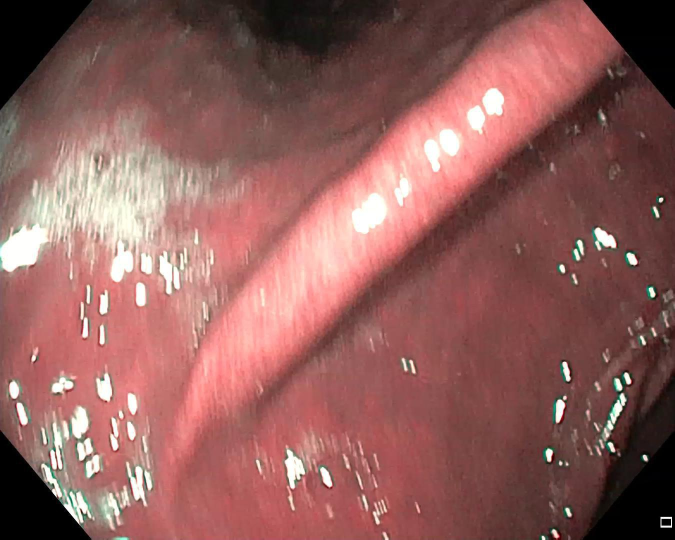
#> input picture subDM/subNormDM/00063_batch2.jpg, 1349 x 1079 px, found by its file name (shown at 1/2 size)
$ python primera.py   (older library calls are emulated)
#> lines starting #> are read from the running program, lines starting #| are printed output that depends on the picture; after the words box and inside, x2 and y2 are one past the last pixel; in counts of white or black regions, pixels touching at a corner belong together
#> further down, img is the input picture: shape (1079, 1349, 3); mean B, G, R 92, 95.7, 145.1
### CutDM/rOI.py
# -*- coding: utf-8 -*-
"""
Created on Wed Jul 31 10:22:47 2019

@author: Nataly
"""
import cv2
import numpy as np
def ROI(ima):


    imA=cv2.cvtColor(ima,cv2.COLOR_RGB2XYZ)
#> imA: shape (1079, 1349, 3); mean of channels 0, 1, 2 98.3, 98.5, 149.8
    I,I,II=cv2.split(imA)
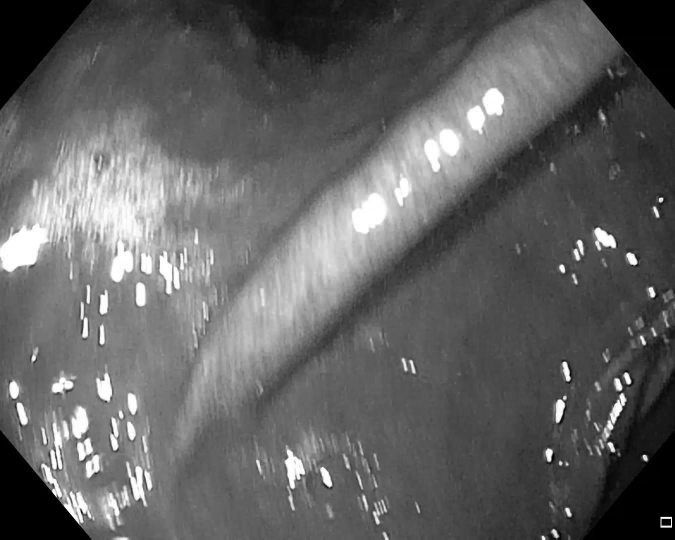
#> I: shape (1079, 1349) (shown at 1/2 size); min 0, max 255, mean 98.5
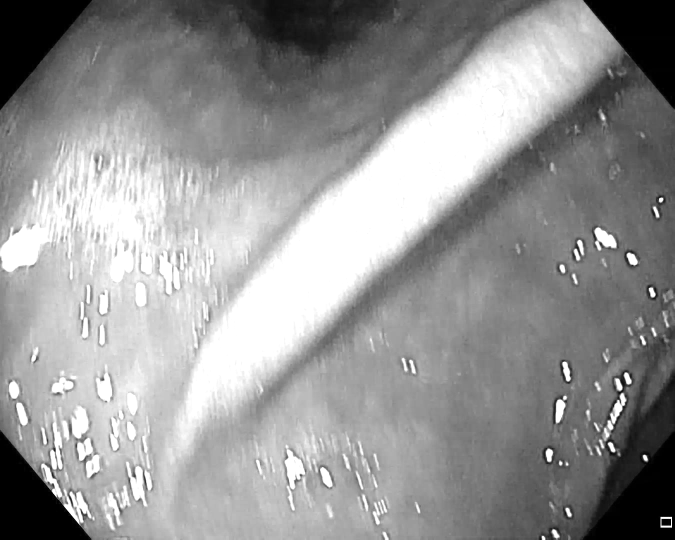
#> II: shape (1079, 1349) (shown at 1/2 size); min 0, max 255, mean 149.8

    ta=II.shape
    ta=list(ta)
    #plt.imshow(II, cmap=plt.cm.gray)
    #plt.show()
    MIN=int(np.min(II))
#> MIN = 0
    MAX=int(np.max(II))
#> MAX = 255

    hist = cv2.calcHist([II],[0],None,[MAX+1],[MIN,MAX])
#> hist = 256 values, max 69702 at index 0, min 0 at index 255, mean 5090.6
    hist = cv2.calcHist([II],[0],None,[256],[0,255])
    #plt.plot(hist)
    #plt.show()

    div=6
    #div=6
    nuevohist=hist.tolist()
#> nuevohist = 256 items, first 6: [69702], [4828], [1352], [551], [643], [473]
    l=int(len(nuevohist)/div)
#> l = 42
    i=1
    a=0
    suma=np.zeros((div))
    valm=0
    hasta=0
    for y in range(1,div+1):
        suma[a]=int(sum(np.asarray(nuevohist[i:int(l)*y])))
        if suma[a]>valm:
            valm=suma[a]
            hasta=y
        i=int(l)*y+1
        a=a+1
#> this loop made 6 passes
#> i on passes 1 to 6: 43, 85, 127, 169, 211, 253
#> after the loop, a = 6; hasta = 3; suma = [46793, 86608, 339860, 300945, 257386, 164643]; valm = 339860
    #print(l)
    #print(hasta)

    porcen=0.3
    ##G
    ##z2

    #porcen=0.2
    #"""
    a=hist[:int((l*hasta)*porcen)]
#> a = 37 values, max 69702 at index 0, min 180 at index 12, mean 2964.6
    a=a.tolist()
#> a = 37 items, first 6: [69702], [4828], [1352], [551], [643], [473]
    hist=hist.tolist()
#> hist has the same summary as nuevohist
    u=np.max(a)
#> u = 69702
    umbral1 = hist.index(u)
#> umbral1 = 0
    a=a[umbral1:]

    uu=np.min(a)
#> uu = 180
    histb=hist[umbral1:]
#> histb has the same summary as nuevohist

    umbral=histb.index(uu)
#> umbral = 12
    #print(umbral)
    umbral=umbral+len(hist[:umbral1])
    #"""
    #umbral=int((l*hasta)*porcen)
    binary=II.copy()
    print(umbral)
#| 12
    for f in range(ta[0]):
        for c in range (ta[1]):
            if II[f,c]<=umbral:
                binary[f,c]=0
            else:
                binary[f,c]=1
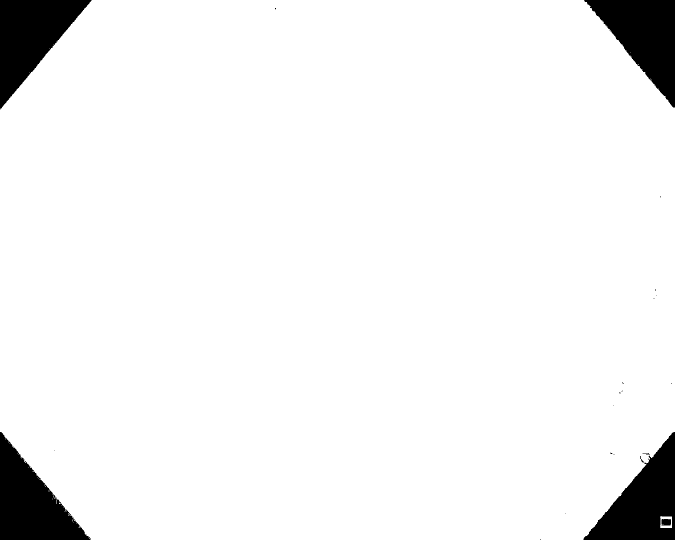
#> binary: shape (1079, 1349) (shown at 1/2 size); values 0 (black) and 1 (white), 94.6% white; 26 black regions (20 under 20 px), largest, box (x1, y1, x2, y2) and area: (0, 0, 184, 219) 20170, (0, 864, 182, 1079) 19749, (1168, 0, 1349, 215) 19603, (1167, 864, 1349, 1079) 19407, (1323, 1038, 1342, 1051) 237, (1285, 906, 1299, 910) 22

    binary = (binary*255).astype(np.uint8)
    #plt.imshow(binary, cmap=plt.cm.gray)
    #plt.show()
    #"""
    ### Transformaciones Morfologicas
   ## sin log ope 30 close 37

    kernel = cv2.getStructuringElement(cv2.MORPH_ELLIPSE, (27, 27))
    openi = cv2.morphologyEx(binary, cv2.MORPH_OPEN, kernel)
#> openi: shape (1079, 1349); 94.5% white; 17 black regions (12 under 20 px), largest, box (x1, y1, x2, y2) and area: (1167, 864, 1349, 1079) 20388, (0, 0, 184, 219) 20214, (0, 864, 182, 1079) 19936, (1168, 0, 1349, 215) 19716, (1239, 780, 1245, 787) 21

    kernel = cv2.getStructuringElement(cv2.MORPH_ELLIPSE, (37, 37))
    close=cv2.morphologyEx(openi, cv2.MORPH_CLOSE, kernel)
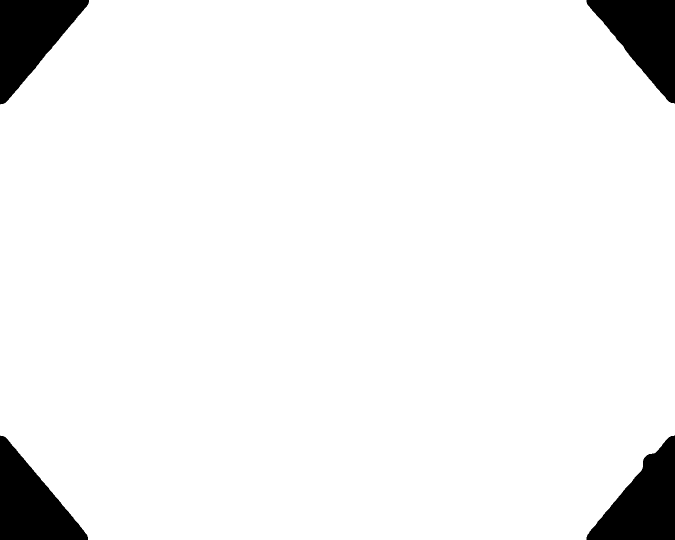
#> close: shape (1079, 1349) (shown at 1/2 size); 94.5% white; 4 black regions

    #contours,hierachy = cv2.findContours(close,cv2.RETR_LIST,cv2.CHAIN_APPROX_SIMPLE)
    _,contours,_ = cv2.findContours(close,cv2.RETR_LIST,cv2.CHAIN_APPROX_SIMPLE)
#> contours = 1 contour; box (x1, y1, x2, y2) and area: (0, 0, 1349, 1079) 1373735
    areas = [cv2.contourArea(c) for c in contours]
#> areas = [1373735]
    max_index = np.argmax(areas)
#> max_index = 0
    cnt=contours[max_index]
#> cnt = contour of 310 points, box (x1, y1, x2, y2) (0, 0, 1349, 1079), area 1373735
    x,y,w,h = cv2.boundingRect(cnt)
#> x = 0; y = 0; w = 1349; h = 1079
    # [9 lines of commented-out code are left out]
    tru=15
    for f in range ((y+tru),(y+h-tru)):
        for c in range(x+tru,(x+w-tru)):
            #print(f,c)
            if close[f+tru,c+tru]==255 or close[f+tru,c]==255 or close[f,c+tru]==255 and close[f,c]==0:
                close[f,c]=255
            else:
                close[f,c]=close[f,c]
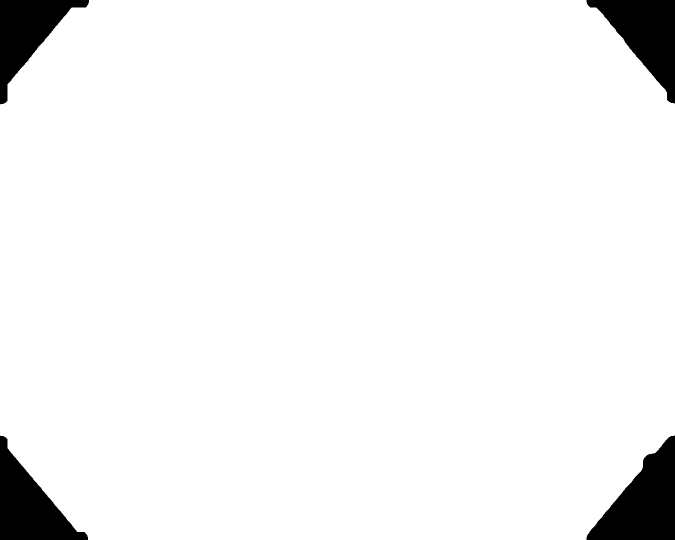
#> close: shape (1079, 1349) (shown at 1/2 size); 95.2% white; 4 black regions, box (x1, y1, x2, y2) and area: (1173, 871, 1349, 1079) 20136, (1173, 0, 1349, 207) 17410, (0, 871, 176, 1079) 17214, (0, 0, 178, 209) 15431

    return close

### Imagenes doc/primera.py
# -*- coding: utf-8 -*-
"""
Created on Sun Sep  1 18:06:05 2019

@author: Nataly
"""

import sys
sys.path.insert(1,'C:/Users/Nataly/Documents/Trabajo-de-grado_Artefactos/funciones')

import cv2
import numpy as np
from rOI import ROI
# [11 lines left out: function adaptativeequalization, not called in this run]
import matplotlib.pyplot as plt
img=cv2.imread('C:/Users/Nataly/Documents/Trabajo-de-grado_Artefactos/subDM/subNormDM/00063_batch2.jpg')
imaROI=ROI(img)
img = cv2.normalize(img, None, 0, 255, norm_type=cv2.NORM_MINMAX, dtype=cv2.CV_8UC3)
# [5 lines of commented-out code are left out]
img= cv2.cvtColor(img, cv2.COLOR_RGB2HSV)
#> img: shape (1079, 1349, 3); mean H, S, V 109.4, 93.7, 145.4
#plt.imshow(mostrar)
#plt.show()
#> (the run stopped early here; a loop or call above may not have finished)

$ run again, with subDM/subNormDM/00131_batch2.jpg copied over subDM/subNormDM/00063_batch2.jpg
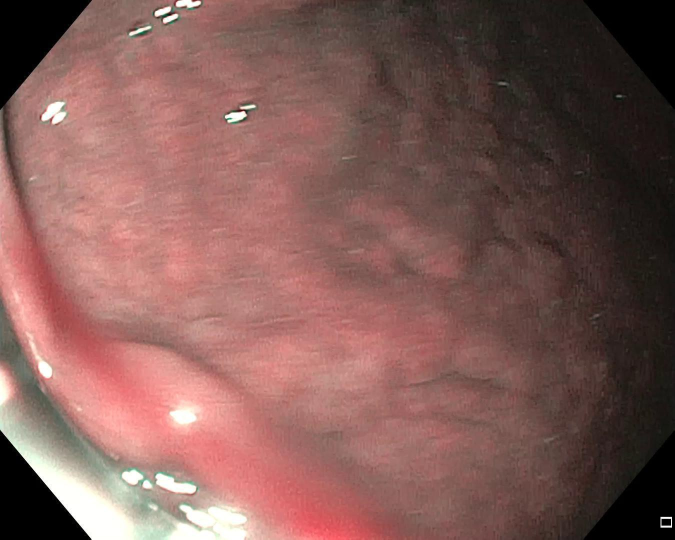
#> input picture subDM/subNormDM/00131_batch2.jpg, 1349 x 1079 px, found by its file name (shown at 1/2 size)
#> img is the input picture: shape (1079, 1349, 3); mean B, G, R 86.6, 91.4, 129.4
#> imA: shape (1079, 1349, 3); mean of channels 0, 1, 2 91.7, 93.1, 135
#> in ROI, `I,I,II=cv2.split(imA)`:
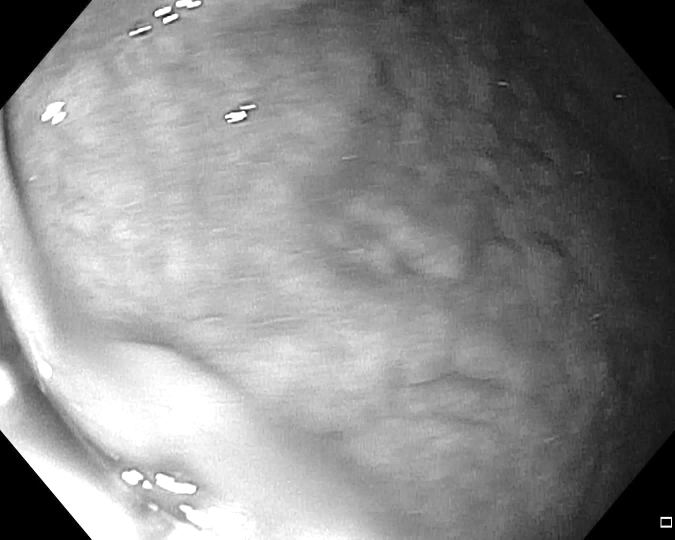
#> II: shape (1079, 1349) (shown at 1/2 size); min 0, max 255, mean 135
#> MIN = 0
#> MAX = 255
#> in ROI, `hist = cv2.calcHist([II],[0],None,[MAX+1],[MIN,MAX])`: hist = 256 values, max 73704 at index 0, min 0 at index 255, mean 5498.9
#> nuevohist = 256 items, first 6: [73704], [2363], [1016], [541], [341], [322]
#> l = 42
#> the loop in ROI, `for y in range(1,div+1):` made 6 passes
#> i on passes 1 to 6: 43, 85, 127, 169, 211, 253
#> after the loop in ROI, `for y in range(1,div+1):`: a = 6; hasta = 5; suma = [144577, 171817, 203555, 268763, 355500, 154354]; valm = 355500
#> in ROI, `a=hist[:int((l*hasta)*porcen)]`: a = 63 values, max 73704 at index 0, min 126 at index 13, mean 4901
#> in ROI, `a=a.tolist()`: a = 63 items, first 6: [73704], [2363], [1016], [541], [341], [322]
#> in ROI, `hist=hist.tolist()`: hist has the same summary as nuevohist
#> u = 73704
#> umbral1 = 0
#> uu = 126
#> histb has the same summary as nuevohist
#> umbral = 13
#| 13
#> after the loop in ROI, `for f in range(ta[0]):`:
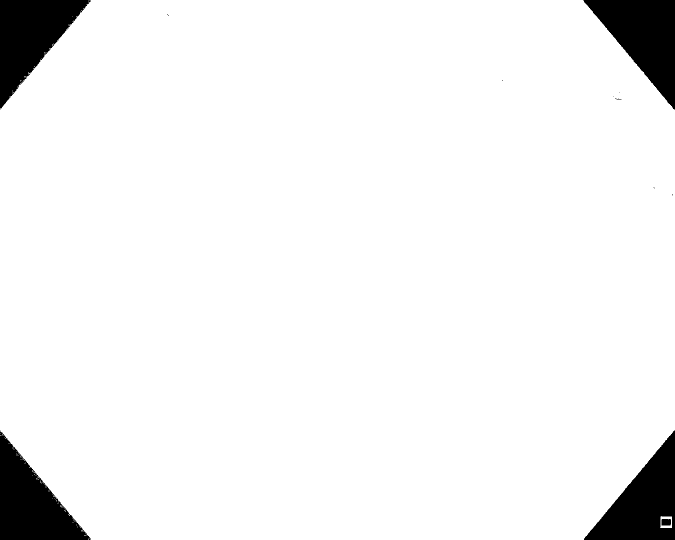
#> binary: shape (1079, 1349) (shown at 1/2 size); values 0 (black) and 1 (white), 94.5% white; 15 black regions (10 under 20 px), largest, box (x1, y1, x2, y2) and area: (1167, 0, 1349, 219) 20143, (0, 0, 182, 219) 19979, (0, 861, 182, 1079) 19782, (1168, 861, 1349, 1079) 19384, (1323, 1038, 1342, 1051) 242
#> openi: shape (1079, 1349); 94.5% white; 10 black regions (5 under 20 px), largest, box (x1, y1, x2, y2) and area: (1167, 0, 1349, 219) 20179, (0, 0, 182, 219) 20142, (0, 861, 182, 1079) 20018, (1168, 861, 1349, 1079) 19944, (1227, 186, 1243, 199) 98
#> contours = 1 contour; box (x1, y1, x2, y2) and area: (0, 0, 1349, 1079) 1373556
#> areas = [1373555.5]
#> max_index = 0
#> cnt = contour of 304 points, box (x1, y1, x2, y2) (0, 0, 1349, 1079), area 1373556
#> x = 0; w = 1349; h = 1079
#> img: shape (1079, 1349, 3); mean H, S, V 107.8, 79.4, 129.6
